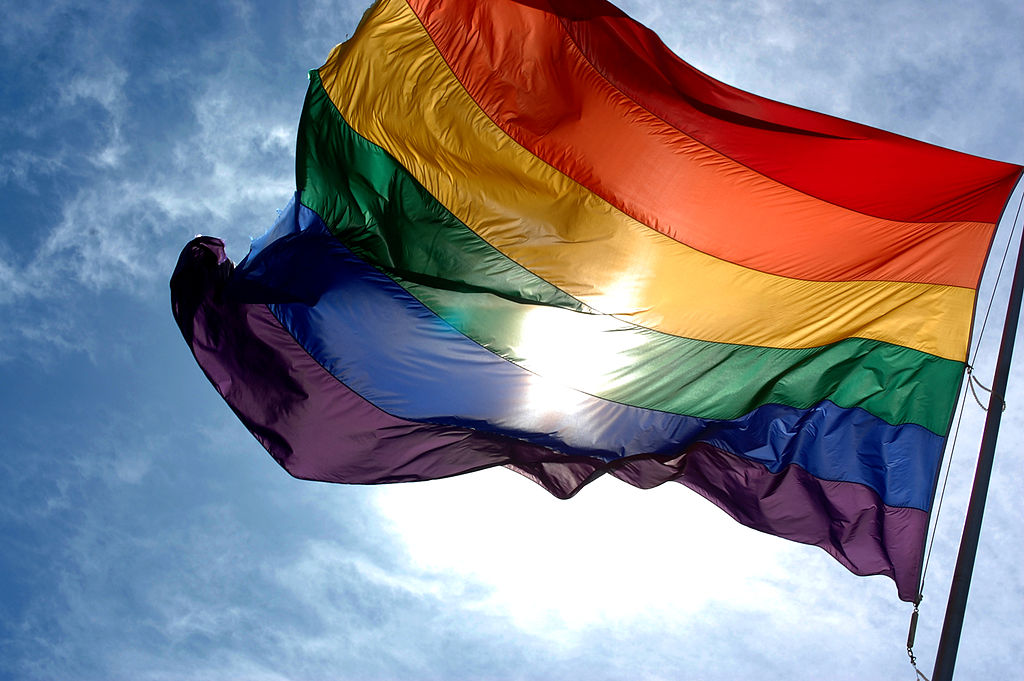
#> input picture 4 Fearure Vectors/images/rainbow_flag.jpg, 1024 x 681 px
$ jupyter execute '1 Image Pyramids.ipynb'   (shell and % lines are left out)
#> lines starting #> are read from the running program, lines starting #| are printed output that depends on the picture
[cell 1]
import matplotlib.pyplot as plt
import cv2
import numpy as np

[cell 2]
image = cv2.imread('images/rainbow_flag.jpg')
#> image is the input picture: shape (681, 1024, 3); mean B, G, R 139.6, 129.7, 134
image = cv2.cvtColor(image,cv2.COLOR_BGR2RGB)
plt.imshow(image)

[cell 3]
image.shape
#> Out = (681, 1024, 3)

[cell 4]
level1 = cv2.pyrDown(image)
level2 = cv2.pyrDown(level1)
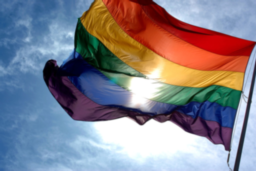
#> level2: shape (171, 256, 3); mean R, G, B 133.9, 129.7, 139.7
level3 = cv2.pyrDown(level2)
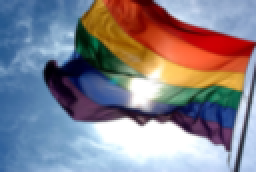
#> level3: shape (86, 128, 3) (shown 2 times larger); mean R, G, B 133.7, 129.7, 139.9

f,(ax1,ax2,ax3,ax4) = plt.subplots(1,4,figsize=(20,10))

ax1.set_title('Original')
ax1.imshow(image)

ax2.imshow(level1)
ax2.set_xlim(0,image.shape[0])
ax2.set_ylim(0,image.shape[1])

ax3.imshow(level2)
ax3.set_xlim(0,image.shape[0])
ax3.set_ylim(0,image.shape[1])

ax4.imshow(level3)
ax4.set_xlim(0,image.shape[0])
ax4.set_ylim(0,image.shape[1])
#> Out = (0, 1024)
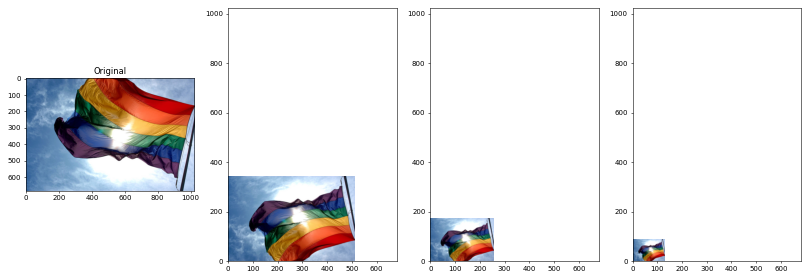
#> figure drawn by matplotlib, 4 panels

$ run again, with 4 Fearure Vectors/images/Team.jpeg copied over 4 Fearure Vectors/images/rainbow_flag.jpg
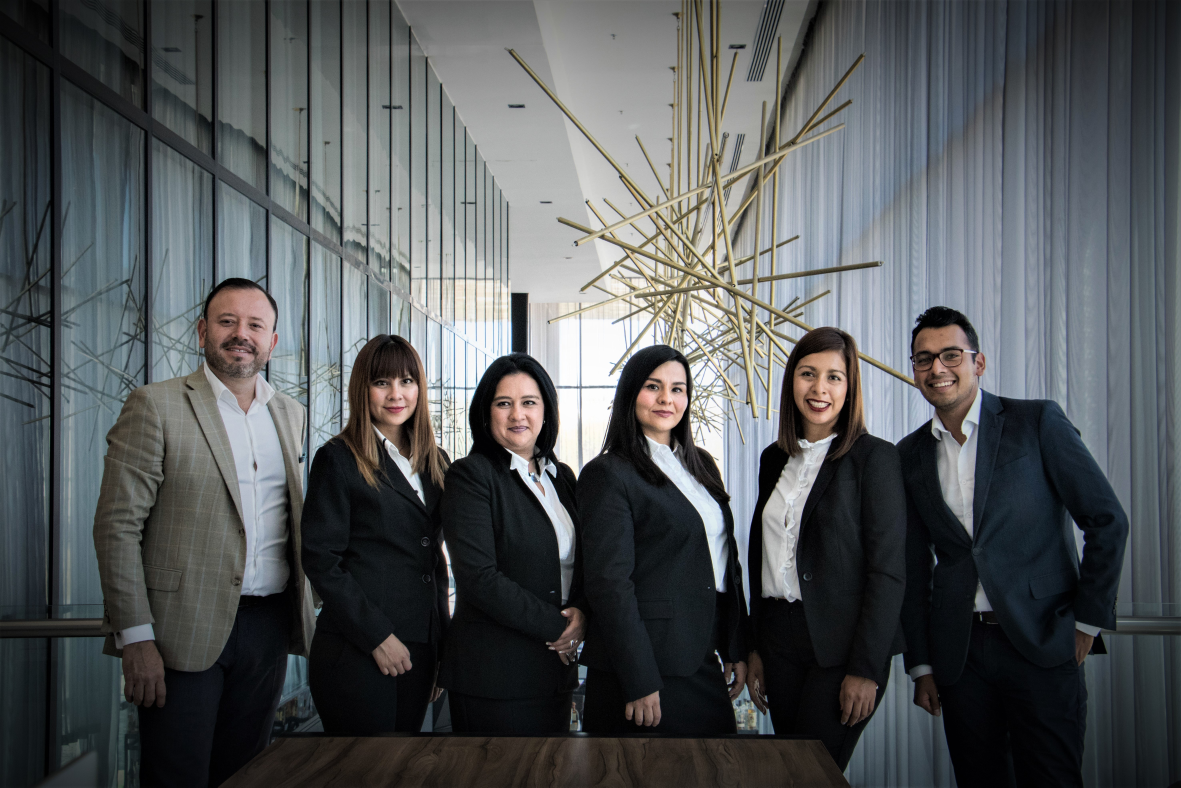
#> input picture 4 Fearure Vectors/images/Team.jpeg, 5905 x 3937 px (shown at 1/5 size)
#> image is the input picture: shape (3937, 5905, 3); mean B, G, R 88.3, 86.5, 83.2
#> `level3 = cv2.pyrDown(level2)`:
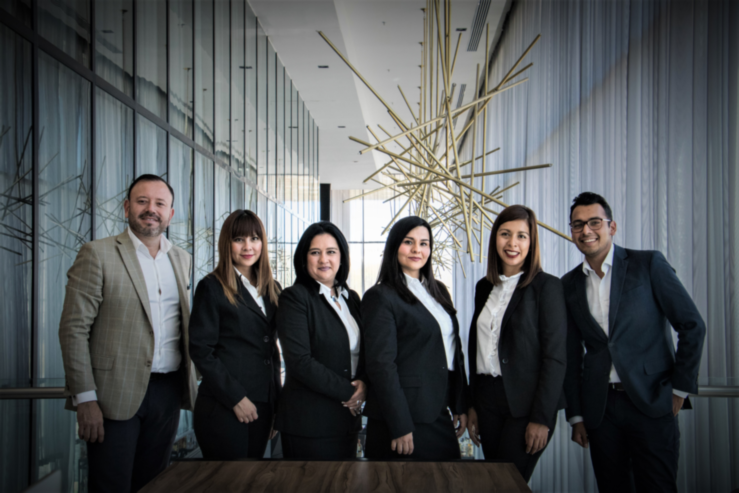
#> level3: shape (493, 739, 3); mean R, G, B 83.1, 86.5, 88.2
#> `[cell 4] level1 = cv2.pyrDown(image) level2 = cv2.pyrDown(level1) leve..`:
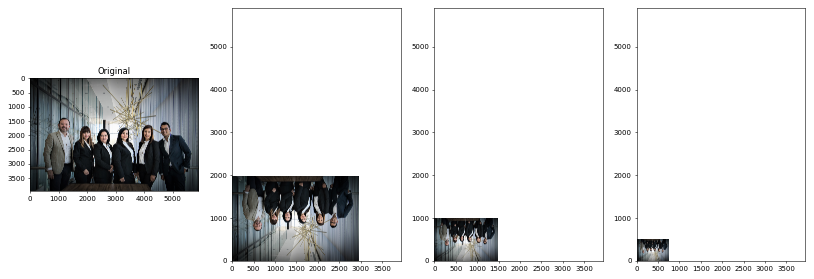
#> figure drawn by matplotlib, 4 panels

$ run again, with 4 Fearure Vectors/images/cat.jpeg copied over 4 Fearure Vectors/images/rainbow_flag.jpg
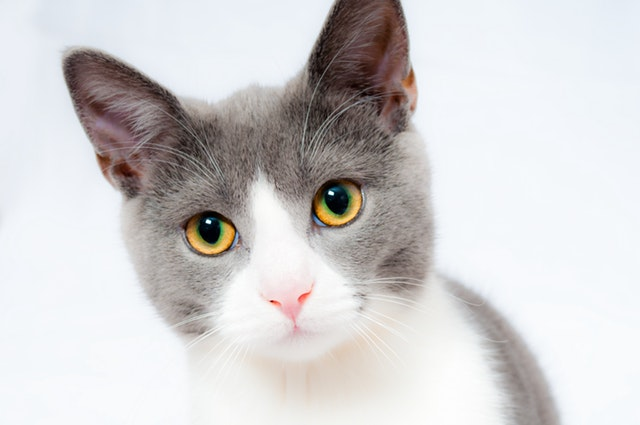
#> input picture 4 Fearure Vectors/images/cat.jpeg, 640 x 425 px
#> image is the input picture: shape (425, 640, 3); mean B, G, R 208.1, 207.7, 209.6
#> `level2 = cv2.pyrDown(level1)`:
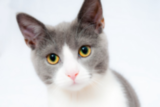
#> level2: shape (107, 160, 3); mean R, G, B 209.7, 207.8, 208.3
#> `[cell 4] level1 = cv2.pyrDown(image) level2 = cv2.pyrDown(level1) leve..`:
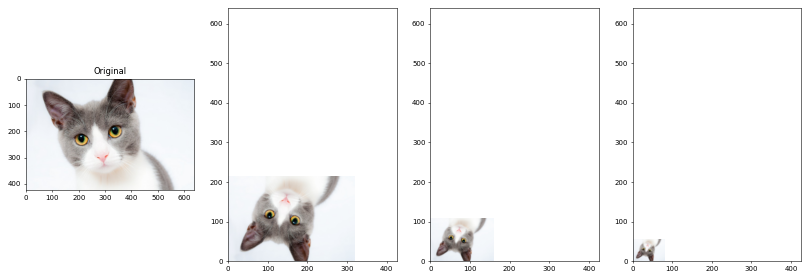
#> figure drawn by matplotlib, 4 panels
